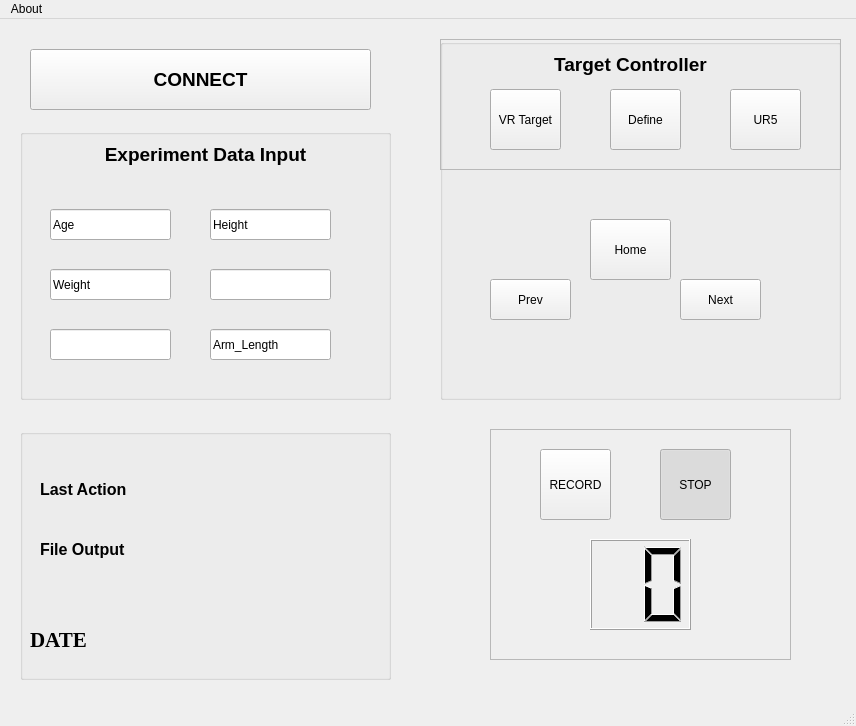
<?xml version="1.0" encoding="UTF-8"?>
<ui version="4.0">
 <class>SynergiesGUI</class>
 <widget class="QMainWindow" name="SynergiesGUI">
  <property name="geometry">
   <rect>
    <x>0</x>
    <y>0</y>
    <width>856</width>
    <height>726</height>
   </rect>
  </property>
  <property name="windowTitle">
   <string>Serial Experiments Synergies</string>
  </property>
  <widget class="QWidget" name="centralwidget">
   <widget class="QGroupBox" name="groupBox">
    <property name="geometry">
     <rect>
      <x>20</x>
      <y>110</y>
      <width>371</width>
      <height>271</height>
     </rect>
    </property>
    <property name="title">
     <string/>
    </property>
    <widget class="QLineEdit" name="lineEdit">
     <property name="geometry">
      <rect>
       <x>30</x>
       <y>80</y>
       <width>121</width>
       <height>31</height>
      </rect>
     </property>
     <property name="styleSheet">
      <string notr="true">QLineEdit
{
text-color: rgb(206, 206, 206)
}</string>
     </property>
     <property name="text">
      <string>Age</string>
     </property>
    </widget>
    <widget class="QLineEdit" name="lineEdit_2">
     <property name="geometry">
      <rect>
       <x>190</x>
       <y>80</y>
       <width>121</width>
       <height>31</height>
      </rect>
     </property>
     <property name="text">
      <string>Height</string>
     </property>
    </widget>
    <widget class="QLineEdit" name="lineEdit_3">
     <property name="geometry">
      <rect>
       <x>30</x>
       <y>140</y>
       <width>121</width>
       <height>31</height>
      </rect>
     </property>
     <property name="text">
      <string>Weight</string>
     </property>
    </widget>
    <widget class="QLineEdit" name="lineEdit_4">
     <property name="geometry">
      <rect>
       <x>190</x>
       <y>140</y>
       <width>121</width>
       <height>31</height>
      </rect>
     </property>
    </widget>
    <widget class="QLineEdit" name="lineEdit_5">
     <property name="geometry">
      <rect>
       <x>30</x>
       <y>200</y>
       <width>121</width>
       <height>31</height>
      </rect>
     </property>
    </widget>
    <widget class="QLineEdit" name="lineEdit_6">
     <property name="geometry">
      <rect>
       <x>190</x>
       <y>200</y>
       <width>121</width>
       <height>31</height>
      </rect>
     </property>
     <property name="text">
      <string>Arm_Length</string>
     </property>
    </widget>
    <widget class="QLabel" name="label">
     <property name="geometry">
      <rect>
       <x>0</x>
       <y>10</y>
       <width>371</width>
       <height>31</height>
      </rect>
     </property>
     <property name="text">
      <string>&lt;html&gt;&lt;head/&gt;&lt;body&gt;&lt;p align=&quot;center&quot;&gt;&lt;span style=&quot; font-size:14pt; font-weight:600;&quot;&gt;Experiment Data Input&lt;/span&gt;&lt;/p&gt;&lt;/body&gt;&lt;/html&gt;</string>
     </property>
     <property name="textFormat">
      <enum>Qt::RichText</enum>
     </property>
     <property name="wordWrap">
      <bool>true</bool>
     </property>
    </widget>
   </widget>
   <widget class="QGroupBox" name="groupBox_2">
    <property name="geometry">
     <rect>
      <x>440</x>
      <y>20</y>
      <width>401</width>
      <height>361</height>
     </rect>
    </property>
    <property name="title">
     <string/>
    </property>
    <widget class="QLabel" name="label_2">
     <property name="geometry">
      <rect>
       <x>10</x>
       <y>10</y>
       <width>361</width>
       <height>31</height>
      </rect>
     </property>
     <property name="text">
      <string>&lt;html&gt;&lt;head/&gt;&lt;body&gt;&lt;p align=&quot;center&quot;&gt;&lt;span style=&quot; font-size:14pt; font-weight:600;&quot;&gt;Target Controller&lt;/span&gt;&lt;/p&gt;&lt;/body&gt;&lt;/html&gt;</string>
     </property>
     <property name="textFormat">
      <enum>Qt::RichText</enum>
     </property>
     <property name="wordWrap">
      <bool>true</bool>
     </property>
    </widget>
    <widget class="QFrame" name="frame">
     <property name="geometry">
      <rect>
       <x>0</x>
       <y>0</y>
       <width>401</width>
       <height>131</height>
      </rect>
     </property>
     <property name="frameShape">
      <enum>QFrame::StyledPanel</enum>
     </property>
     <property name="frameShadow">
      <enum>QFrame::Raised</enum>
     </property>
     <widget class="QToolButton" name="VR_Button">
      <property name="geometry">
       <rect>
        <x>50</x>
        <y>50</y>
        <width>71</width>
        <height>61</height>
       </rect>
      </property>
      <property name="text">
       <string>VR Target</string>
      </property>
      <property name="checkable">
       <bool>true</bool>
      </property>
      <property name="autoExclusive">
       <bool>true</bool>
      </property>
     </widget>
     <widget class="QToolButton" name="UR5_Button">
      <property name="geometry">
       <rect>
        <x>290</x>
        <y>50</y>
        <width>71</width>
        <height>61</height>
       </rect>
      </property>
      <property name="text">
       <string>UR5</string>
      </property>
      <property name="checkable">
       <bool>true</bool>
      </property>
      <property name="autoExclusive">
       <bool>true</bool>
      </property>
     </widget>
     <widget class="QToolButton" name="define_Button">
      <property name="geometry">
       <rect>
        <x>170</x>
        <y>50</y>
        <width>71</width>
        <height>61</height>
       </rect>
      </property>
      <property name="text">
       <string>Define</string>
      </property>
      <property name="checkable">
       <bool>true</bool>
      </property>
      <property name="autoExclusive">
       <bool>true</bool>
      </property>
     </widget>
    </widget>
    <widget class="QStackedWidget" name="stackedWidget">
     <property name="geometry">
      <rect>
       <x>0</x>
       <y>140</y>
       <width>381</width>
       <height>221</height>
      </rect>
     </property>
     <property name="currentIndex">
      <number>0</number>
     </property>
     <widget class="QWidget" name="page">
      <widget class="QToolButton" name="VRprevButton">
       <property name="geometry">
        <rect>
         <x>50</x>
         <y>100</y>
         <width>81</width>
         <height>41</height>
        </rect>
       </property>
       <property name="text">
        <string>Prev</string>
       </property>
      </widget>
      <widget class="QToolButton" name="VRNextButton">
       <property name="geometry">
        <rect>
         <x>240</x>
         <y>100</y>
         <width>81</width>
         <height>41</height>
        </rect>
       </property>
       <property name="text">
        <string>Next</string>
       </property>
      </widget>
      <widget class="QToolButton" name="VRHomeButton">
       <property name="geometry">
        <rect>
         <x>150</x>
         <y>40</y>
         <width>81</width>
         <height>61</height>
        </rect>
       </property>
       <property name="text">
        <string>Home</string>
       </property>
      </widget>
     </widget>
     <widget class="QWidget" name="page_2">
      <widget class="QToolButton" name="getPosButton">
       <property name="geometry">
        <rect>
         <x>30</x>
         <y>20</y>
         <width>71</width>
         <height>41</height>
        </rect>
       </property>
       <property name="text">
        <string>Get Pos</string>
       </property>
      </widget>
      <widget class="QLabel" name="displayPos">
       <property name="geometry">
        <rect>
         <x>120</x>
         <y>20</y>
         <width>171</width>
         <height>41</height>
        </rect>
       </property>
       <property name="font">
        <font>
         <family>Times New Roman</family>
         <pointsize>12</pointsize>
         <weight>75</weight>
         <bold>true</bold>
        </font>
       </property>
       <property name="text">
        <string>Position Display</string>
       </property>
      </widget>
      <widget class="QLabel" name="displayHome">
       <property name="geometry">
        <rect>
         <x>80</x>
         <y>70</y>
         <width>191</width>
         <height>61</height>
        </rect>
       </property>
       <property name="font">
        <font>
         <family>Times New Roman</family>
         <pointsize>12</pointsize>
         <weight>75</weight>
         <bold>true</bold>
        </font>
       </property>
       <property name="text">
        <string>HOME POSITION</string>
       </property>
       <property name="alignment">
        <set>Qt::AlignCenter</set>
       </property>
      </widget>
      <widget class="QToolButton" name="genCoorButton">
       <property name="geometry">
        <rect>
         <x>30</x>
         <y>150</y>
         <width>351</width>
         <height>51</height>
        </rect>
       </property>
       <property name="text">
        <string>Generate Target Coordinates</string>
       </property>
      </widget>
     </widget>
     <widget class="QWidget" name="page_3">
      <widget class="QToolButton" name="URPrevButton">
       <property name="geometry">
        <rect>
         <x>50</x>
         <y>100</y>
         <width>81</width>
         <height>41</height>
        </rect>
       </property>
       <property name="text">
        <string>Prev</string>
       </property>
      </widget>
      <widget class="QToolButton" name="URNextButton">
       <property name="geometry">
        <rect>
         <x>240</x>
         <y>100</y>
         <width>81</width>
         <height>41</height>
        </rect>
       </property>
       <property name="text">
        <string>Next</string>
       </property>
      </widget>
      <widget class="QToolButton" name="URHomeButton">
       <property name="geometry">
        <rect>
         <x>150</x>
         <y>40</y>
         <width>81</width>
         <height>61</height>
        </rect>
       </property>
       <property name="text">
        <string>Home</string>
       </property>
      </widget>
     </widget>
    </widget>
   </widget>
   <widget class="QSplitter" name="splitter">
    <property name="geometry">
     <rect>
      <x>0</x>
      <y>0</y>
      <width>0</width>
      <height>0</height>
     </rect>
    </property>
    <property name="orientation">
     <enum>Qt::Vertical</enum>
    </property>
   </widget>
   <widget class="QFrame" name="frame_2">
    <property name="geometry">
     <rect>
      <x>490</x>
      <y>410</y>
      <width>301</width>
      <height>231</height>
     </rect>
    </property>
    <property name="frameShape">
     <enum>QFrame::StyledPanel</enum>
    </property>
    <property name="frameShadow">
     <enum>QFrame::Raised</enum>
    </property>
    <widget class="QToolButton" name="record_Button">
     <property name="geometry">
      <rect>
       <x>50</x>
       <y>20</y>
       <width>71</width>
       <height>71</height>
      </rect>
     </property>
     <property name="styleSheet">
      <string notr="true">QToolButton:checked {

background-color: rgb(200, 18, 2);

}</string>
     </property>
     <property name="text">
      <string>RECORD</string>
     </property>
     <property name="checkable">
      <bool>true</bool>
     </property>
     <property name="checked">
      <bool>false</bool>
     </property>
     <property name="autoExclusive">
      <bool>true</bool>
     </property>
    </widget>
    <widget class="QToolButton" name="stop_Button_4">
     <property name="geometry">
      <rect>
       <x>170</x>
       <y>20</y>
       <width>71</width>
       <height>71</height>
      </rect>
     </property>
     <property name="text">
      <string>STOP</string>
     </property>
     <property name="checkable">
      <bool>true</bool>
     </property>
     <property name="checked">
      <bool>true</bool>
     </property>
     <property name="autoExclusive">
      <bool>true</bool>
     </property>
    </widget>
    <widget class="QLCDNumber" name="trialNumber">
     <property name="geometry">
      <rect>
       <x>100</x>
       <y>110</y>
       <width>101</width>
       <height>91</height>
      </rect>
     </property>
     <property name="digitCount">
      <number>2</number>
     </property>
    </widget>
   </widget>
   <widget class="QToolButton" name="connectButton">
    <property name="geometry">
     <rect>
      <x>30</x>
      <y>30</y>
      <width>341</width>
      <height>61</height>
     </rect>
    </property>
    <property name="font">
     <font>
      <family>Arial</family>
      <pointsize>14</pointsize>
      <weight>75</weight>
      <bold>true</bold>
     </font>
    </property>
    <property name="styleSheet">
     <string notr="true">QToolButton:checked {

background-color: rgb(0, 170, 0);

}</string>
    </property>
    <property name="text">
     <string>CONNECT</string>
    </property>
    <property name="checkable">
     <bool>true</bool>
    </property>
    <property name="checked">
     <bool>false</bool>
    </property>
   </widget>
   <widget class="QGroupBox" name="groupBox_3">
    <property name="geometry">
     <rect>
      <x>20</x>
      <y>410</y>
      <width>371</width>
      <height>251</height>
     </rect>
    </property>
    <property name="title">
     <string/>
    </property>
    <widget class="QLabel" name="label_4">
     <property name="geometry">
      <rect>
       <x>10</x>
       <y>190</y>
       <width>181</width>
       <height>41</height>
      </rect>
     </property>
     <property name="font">
      <font>
       <family>Times New Roman</family>
       <pointsize>16</pointsize>
       <weight>75</weight>
       <bold>true</bold>
      </font>
     </property>
     <property name="text">
      <string>DATE</string>
     </property>
    </widget>
    <widget class="QLabel" name="label_5">
     <property name="geometry">
      <rect>
       <x>20</x>
       <y>100</y>
       <width>201</width>
       <height>41</height>
      </rect>
     </property>
     <property name="font">
      <font>
       <family>Arial</family>
       <pointsize>12</pointsize>
       <weight>75</weight>
       <bold>true</bold>
      </font>
     </property>
     <property name="text">
      <string>File Output</string>
     </property>
    </widget>
    <widget class="QLabel" name="label_6">
     <property name="geometry">
      <rect>
       <x>20</x>
       <y>40</y>
       <width>201</width>
       <height>41</height>
      </rect>
     </property>
     <property name="font">
      <font>
       <family>Arial</family>
       <pointsize>12</pointsize>
       <weight>75</weight>
       <bold>true</bold>
      </font>
     </property>
     <property name="text">
      <string>Last Action </string>
     </property>
    </widget>
   </widget>
  </widget>
  <widget class="QMenuBar" name="menubar">
   <property name="geometry">
    <rect>
     <x>0</x>
     <y>0</y>
     <width>856</width>
     <height>21</height>
    </rect>
   </property>
   <widget class="QMenu" name="menuAbout">
    <property name="title">
     <string>About</string>
    </property>
    <addaction name="actionLicense"/>
    <addaction name="actionContact"/>
   </widget>
   <addaction name="menuAbout"/>
  </widget>
  <widget class="QStatusBar" name="statusbar"/>
  <action name="actionLicense">
   <property name="text">
    <string>License</string>
   </property>
  </action>
  <action name="actionContact">
   <property name="text">
    <string>Contact</string>
   </property>
  </action>
 </widget>
 <tabstops>
  <tabstop>VR_Button</tabstop>
  <tabstop>UR5_Button</tabstop>
  <tabstop>define_Button</tabstop>
  <tabstop>VRprevButton</tabstop>
  <tabstop>VRNextButton</tabstop>
  <tabstop>VRHomeButton</tabstop>
  <tabstop>getPosButton</tabstop>
  <tabstop>genCoorButton</tabstop>
  <tabstop>URPrevButton</tabstop>
  <tabstop>URNextButton</tabstop>
  <tabstop>URHomeButton</tabstop>
  <tabstop>record_Button</tabstop>
  <tabstop>stop_Button_4</tabstop>
 </tabstops>
 <resources/>
 <connections/>
</ui>
